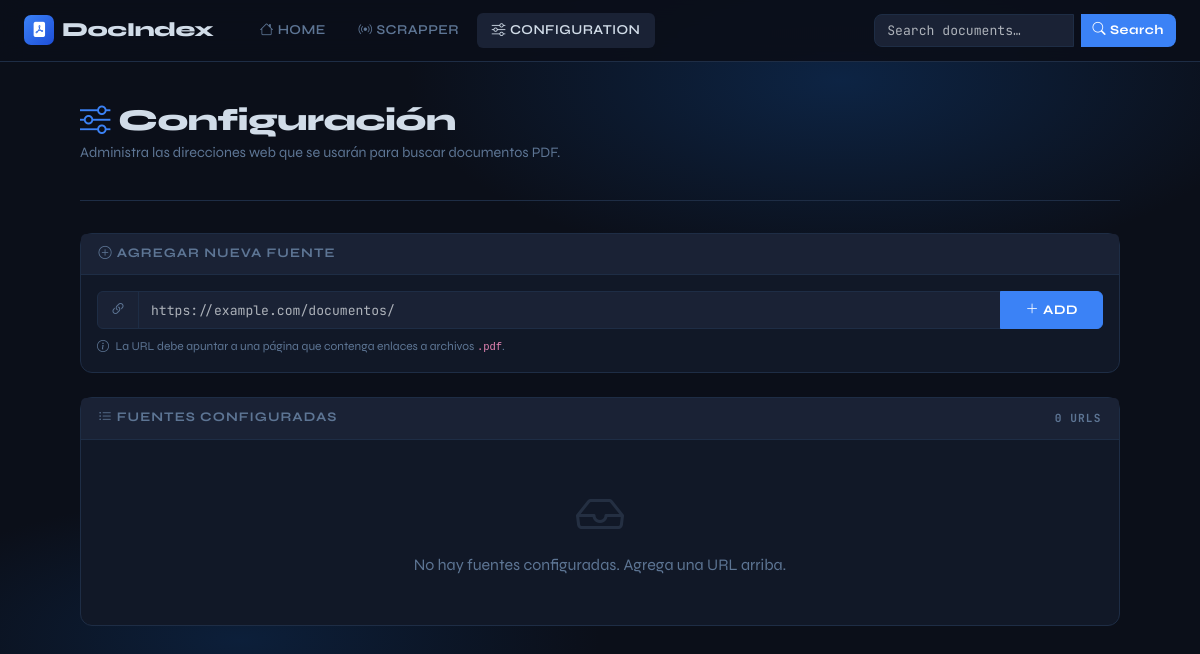
Before: /configuration with the older database file.
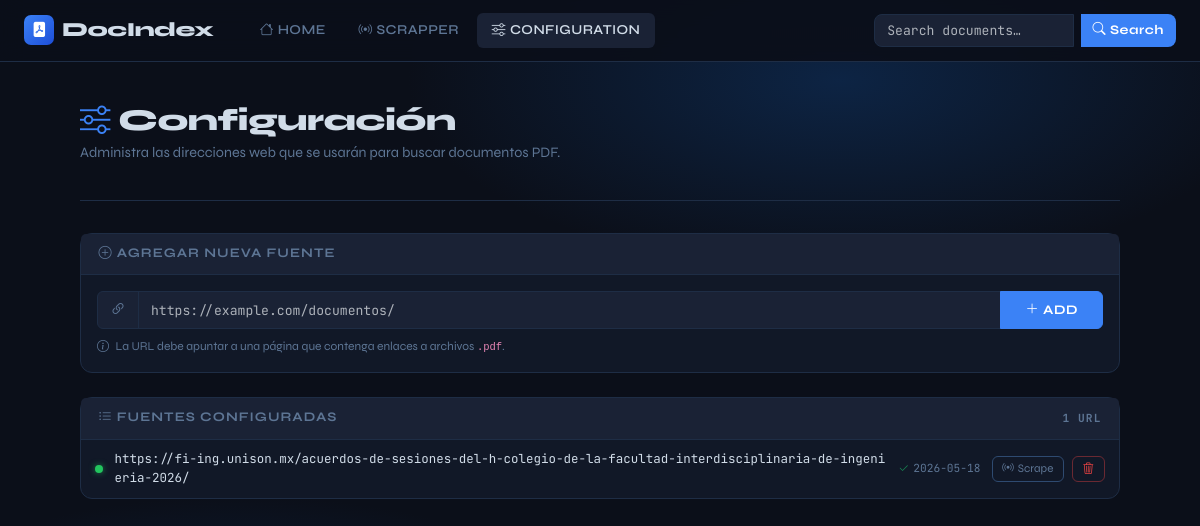
After: the same page with the newer database file.
### tables this page shows
CREATE TABLE sources (
                id          INTEGER PRIMARY KEY AUTOINCREMENT,
                url         TEXT    UNIQUE NOT NULL,
                scraped     INTEGER DEFAULT 0,
                last_scraped TEXT,
                created_at  TEXT    DEFAULT (datetime('now'))
            );

### app.py (the view)
@app.route("/configuration")
def configuration():
    sources = db.get_sources()
    return render_template("configuration.html", sources=sources)

### database.py (called while the page is built)
    def get_connection(self) -> sqlite3.Connection:
        conn = sqlite3.connect(self.db_path, check_same_thread=False)
        conn.row_factory = sqlite3.Row
        conn.execute("PRAGMA foreign_keys = ON")
        return conn

    def get_sources(self) -> list:
        conn = self.get_connection()
        rows = conn.execute(
            "SELECT * FROM sources ORDER BY created_at DESC"
        ).fetchall()
        conn.close()
        return [dict(r) for r in rows]

### templates/configuration.html (shortened to what this page needs)
{% extends "base.html" %}
{% block content %}
<div class="page-header">
  <h1 class="page-title">
    <i class="bi bi-sliders me-2" style="color:var(--primary)"></i>Configuración
  </h1>
  <p class="page-subtitle">Administra las direcciones web que se usarán para buscar documentos PDF.</p>
</div>
<div class="card mb-4">
  <div class="card-header">
    <i class="bi bi-plus-circle me-1"></i>Agregar nueva fuente
  </div>
  <div class="card-body">
    <form action="{{ url_for('add_url') }}" method="post">
      <div class="input-group">
        <span class="input-group-text"
              style="background:var(--surface-2);border-color:var(--border);color:var(--text-muted);">
          <i class="bi bi-link-45deg"></i>
        </span>
        <input type="url" name="url" id="urlInput"
               class="form-control"
               style="background:var(--surface-2);border-color:var(--border);color:var(--text);font-family:var(--mono);font-size:.82rem;"
               placeholder="https://example.com/documentos/"
               required
               autocomplete="off">
        <button type="submit" class="btn btn-primary px-4">
          <i class="bi bi-plus-lg me-1"></i>ADD
        </button>
      </div>
      <div class="mt-2 text-muted-custom" style="font-size:.75rem;">
        <i class="bi bi-info-circle me-1"></i>
        La URL debe apuntar a una página que contenga enlaces a archivos <code>.pdf</code>.
      </div>
    </form>
  </div>
</div>
<div class="card">
  <div class="card-header d-flex align-items-center justify-content-between">
    <span><i class="bi bi-list-ul me-1"></i>Fuentes configuradas</span>
    <span class="mono" style="font-size:.7rem;color:var(--text-muted);">
      {{ sources|length }} URL{{ 's' if sources|length != 1 else '' }}
    </span>
  </div>
  {% if sources %}
  <div>
    {% for source in sources %}
    <div class="config-item">
      <span class="status-dot {% if source.scraped %}scraped{% else %}unscraped{% endif %}"
            title="{{ 'Scrapeado' if source.scraped else 'No scrapeado' }}"></span>
      <span class="config-item-url">{{ source.url }}</span>
      {% if source.scraped and source.last_scraped %}
      <span class="mono text-muted-custom" style="font-size:.7rem;white-space:nowrap;">
        <i class="bi bi-check2 me-1 text-success"></i>{{ source.last_scraped[:10] }}
      </span>
      {% else %}
      <span class="mono text-muted-custom" style="font-size:.7rem;white-space:nowrap;">
        <i class="bi bi-hourglass me-1"></i>Pendiente
      </span>
      {% endif %}
      <div class="d-flex gap-2 flex-shrink-0">
        <a href="{{ url_for('scrapper') }}" class="btn btn-sm"
           style="font-size:.72rem;background:transparent;border:1px solid var(--border-hi);color:var(--text-muted);border-radius:6px;padding:.2rem .6rem;">
          <i class="bi bi-broadcast me-1"></i>Scrape
        </a>
        <form action="{{ url_for('delete_url', source_id=source.id) }}"
              method="post"
              onsubmit="return confirm('¿Eliminar esta fuente y todos sus documentos?');">
          <button type="submit" class="btn btn-sm"
                  style="font-size:.72rem;background:transparent;border:1px solid rgba(239,68,68,.4);color:var(--danger);border-radius:6px;padding:.2rem .6rem;">
            <i class="bi bi-trash3"></i>
          </button>
        </form>
      </div>
    </div>
    {% endfor %}
  </div>
  {% else %}
  <div class="text-center py-5 text-muted-custom">
    <i class="bi bi-inbox display-5 d-block mb-2 opacity-25"></i>
    No hay fuentes configuradas. Agrega una URL arriba.
  </div>
  {% endif %}
</div>
{% endblock %}

Changed rows visible on the page:
added sources: scraped 1 (drawn), url "https://fi-ing.unison.mx/acuerdos-de-sesiones-del-h-colegio-de-la-facultad-interdisciplinaria-de-ingenieria-2026/", last_scraped "2026-05-18"
Other visible differences:
{{ sources|length }}: "0" → "1"
{{ 's' if sources|length != 1 else '' }}: "S" → (not shown)
text no longer shown: "No hay fuentes configuradas. Agrega una URL arriba."
